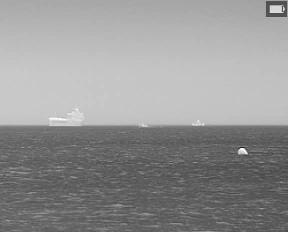
%> input picture ship/12.bmp, 288 x 232 px
$ octave hwmean.m   (GNU Octave 9; MATLAB toolbox functions it lacks are replaced by stand-ins)
%> lines starting %> are read from the running program, lines starting %| are printed output that depends on the picture
### ship/myhistf.m
function [ output,pos ] = myhistf( input,khist,lowgray )
%双向直方图均衡
%   此处显示详细说明

[m,n]=size(input);
tempmax=0;
pos=0;
h=imhist(input);
b=find(h>(lowgray), 1, 'last' );%找到最大的不为阈值的灰度位置
c=find(h>(lowgray) , 1 );%找到最小的不为阈值的灰度位置
k=zeros(1,256);
k0=zeros(1,256);
for i=c+1:256%正向计算斜率
   k(i)=(h(i)-h(c))/(i-c);
end
[~,locMp]=max(k);%找到最大值与位置
Mp=h(locMp);
for i=1:b-1%反向计算斜率
   k0(i)=-(h(i)-h(b))/(i-b);
end
[~,locNp]=max(k0);%找到最大值与位置
Np=h(locNp);
kl=(Np-Mp)/(locNp-locMp);%L斜率

for i=locMp:locNp
    L=Mp+kl*(i-locMp);
   rd=L-h(i);
   if rd>tempmax
       tempmax=rd;
       pos=i;
   end
end

const1=log( (pos/khist+1))/pos;%计算指数系数
const2=9/(255-pos);
const3=1-pos*const2;
J0=double(input);
for i=1:m
    for j=1:n
        if J0(i,j)<=pos
            J0(i,j)=floor(exp((J0(i,j)*const1))-1);
        else
           J0(i,j)=pos/khist+(255-pos/khist)*log10((const2*J0(i,j)+const3));
        end
    end
end
output=uint8(J0);
% [7 lines of commented-out code are left out]


%%原版
% [51 lines of commented-out code are left out]

### ship/myline.m
function [ line ] = myline( input )
%海天线检测
%
[m,n]=size(input);

num=4;%极值数量
Gy=zeros(m,n);
for i=ceil(m/30):m-ceil(m/30)
   Gy(i,:)=double(input(i,:))-double(input(i+1,:));%纵向梯度计算
end
gradienty=sum(Gy,2);%每行梯度求和
% subplot(212)
% bar(gradienty)
gdata=zeros(num,5);%创建评价矩阵
[gdata(:,2),gdata(:,1)]=findpeaks(gradienty,'NPeaks',num,'SortStr','descend');%评价条件1：梯度极值
for i=1:num
   gdata(i,3)=length(find(gradienty(1:gdata(i,1))<0))/gdata(i,1);%评价条件2：变暗趋势
   gdata(i,4)=sum(1:gdata(i,1));%评价条件3：总变化量
end
gdata(:,2)=gdata(:,2)/gdata(1,2);
gdata(:,4)=1-gdata(:,4)/max(gdata(:,4));
gdata(:,5)=gdata(:,2)*0.8+gdata(:,3)+0.5*gdata(:,4);
[~,ind]=max(gdata(:,5));
line=gdata(ind,1);
% subplot(211)
hold on
 plot([0,n],[line,line],'r-');%绘出海天线

end

### ship/hwmean.m
%%均值目标检测
clc ;close all;clear;
I=imread('12.bmp');%读取图片
%> I is the input picture: size 232x288x3 uint8; min 22, max 255, mean 147.8
tempmax=0;%找最大值临时变量
k=0.8;
pos=0;%此时灰度位置
hth=500;%连通区域高阈值
lth=10;%连通区域低阈值
khist=1.5;%均衡程度系数
J=rgb2gray(I);%灰度化
[m,n]=size(J);%图像大小
%> m = 232; n = 288
figure(1)
subplot(411)
imshow(J)
title('原始图像')

[J,pos]=myhistf( J,1.5,600 );
%> in myhistf, `h=imhist(input);`: h = 256 values, max 2763 at index 197, min 0 at index 1, mean 261
%> in myhistf, `b=find(h>(lowgray), 1, 'last' );`: b = 201
%> in myhistf, `c=find(h>(lowgray) , 1 );`: c = 88
%> after the loop in myhistf, `for i=c+1:256`: k = 256 values, max 130 at index 91, min -124.2 at index 93, mean 1.47
%> in myhistf, `[~,locMp]=max(k);`: locMp = 91
%> in myhistf, `Mp=h(locMp);`: Mp = 1011
%> after the loop in myhistf, `for i=1:b-1`: k0 = 256 values, max 734 at index 200, min -795 at index 199, mean -10.95
%> in myhistf, `[~,locNp]=max(k0);`: locNp = 200
%> in myhistf, `Np=h(locNp);`: Np = 2324
%> in myhistf, `kl=(Np-Mp)/(locNp-locMp);`: kl = 12.05
%> the loop in myhistf, `for i=locMp:locNp` made 110 passes
%> (L, rd, tempmax) on passes 3, 10, 17, 24, 31, 38, 44, 45, 48, 49, 50, 51: (1035.1, 1035.1, 1035.1), (1119.4, 1119.4, 1119.4), (1203.7, 1203.7, 1203.7), (1288.1, 1288.1, 1288.1), (1372.4, 1372.4, 1372.4), (1456.7, 1456.7, 1456.7), (1529, 1466, 1466), (1541, 1541, 1541), (1577.2, 1544.2, 1544.2), (1589.2, 1568.2, 1568.2), (1601.2, 1572.2, 1572.2), (1613.3, 1598.3, 1598.3)
%> (L, rd) on passes 1, 2, 4, 5, 6, 7: (1011, 0), (1023, -90.95), (1047.1, -215.9), (1059.2, -207.8), (1071.2, -278.8), (1083.3, -320.7)
%> after the loop in myhistf, `for i=locMp:locNp`: pos = 199; tempmax = 2312
%> in myhistf, `const1=log( (pos/khist+1))/pos;`: const1 = 0.0246
%> in myhistf, `const2=9/(255-pos);`: const2 = 0.161
%> in myhistf, `const3=1-pos*const2;`: const3 = -30.98
%> after the loop in myhistf, `for i=1:m`:
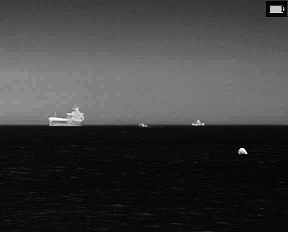
%> J0: size 232x288 double; min 0, max 255, mean 60.9
%> pos = 199
line=myline(J);
%> after the loop in myline, `for i=ceil(m/30):m-ceil(m/30)`:
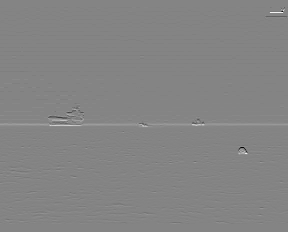
%> Gy: size 232x288 double; min -250, max 232, mean 0.2; drawn with min black and max white
%> in myline, `gradienty=sum(Gy,2);`: gradienty = 232 values, max 10689 at index 125, min -1594 at index 17, mean 67.87
%> the run ends on the next line

$ run again, with ship/1.bmp copied over ship/12.bmp
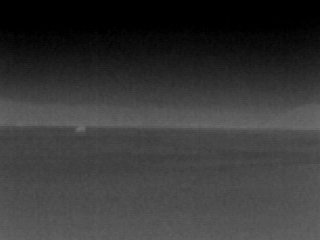
%> input picture ship/1.bmp, 320 x 240 px
%> I is the input picture: size 240x320x3 uint8; min 0, max 111, mean 54.8
%> h = 256 values, max 9092 at index 1, min 0 at index 5, mean 300
%> b = 95
%> c = 1
%> after the loop in myhistf, `for i=c+1:256`: k = 256 values, max 0 at index 1, min -8489 at index 2, mean -206.9
%> locMp = 1
%> Mp = 9092
%> the loop in myhistf, `for i=1:b-1` made 94 passes
%> after the loop in myhistf, `for i=1:b-1`: k0 = 256 values, max 206 at index 94, min -127 at index 90, mean 6.92
%> locNp = 94
%> Np = 841
%> kl = -88.72
%> the loop in myhistf, `for i=locMp:locNp` made 94 passes
%> (L, rd, tempmax) on passes 2, 3, 5: (9003.3, 8400.3, 8400.3), (8914.6, 8446.6, 8446.6), (8737.1, 8737.1, 8737.1)
%> const1 = 0.293
%> const2 = 0.036
%> const3 = 0.82
%> after the loop in myhistf, `for i=1:m`:
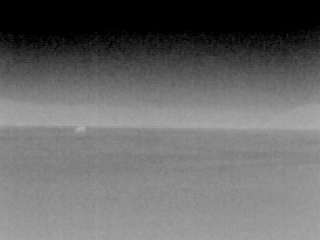
%> J0: size 240x320 double; min 0, max 175.1, mean 104.1
%> `[J,pos]=myhistf( J,1.5,600 );`: pos = 5
%> after the loop in myline, `for i=ceil(m/30):m-ceil(m/30)`:
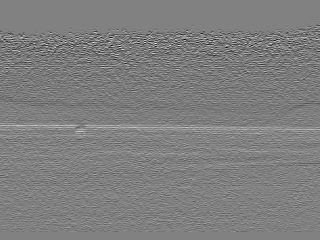
%> Gy: size 240x320 double; min -34, max 33, mean -0.6; drawn with min black and max white
%> gradienty = 240 values, max 2761 at index 128, min -2083 at index 67, mean -207.9

$ run again, with ship/10.bmp copied over ship/12.bmp
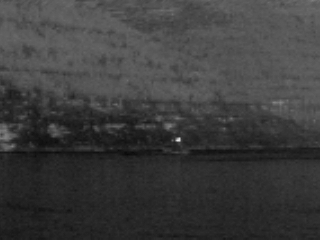
%> input picture ship/10.bmp, 320 x 240 px
%> I is the input picture: size 240x320x3 uint8; min 8, max 228, mean 61.1
%> h = 256 values, max 2983 at index 42, min 0 at index 1, mean 300
%> b = 97
%> c = 28
%> after the loop in myhistf, `for i=c+1:256`: k = 256 values, max 231.9 at index 37, min -608 at index 29, mean 2.74
%> locMp = 37
%> Mp = 2695
%> the loop in myhistf, `for i=1:b-1` made 96 passes
%> after the loop in myhistf, `for i=1:b-1`: k0 = 256 values, max 505 at index 95, min -203.5 at index 93, mean 5.17
%> locNp = 95
%> Np = 1824
%> kl = -15.02
%> the loop in myhistf, `for i=locMp:locNp` made 59 passes
%> (L, rd, tempmax, pos) on passes 2, 7: (2680, 787, 787, 38), (2604.9, 2604.9, 2604.9, 43)
%> const1 = 0.0788
%> const2 = 0.0425
%> const3 = -0.825
%> after the loop in myhistf, `for i=1:m`:
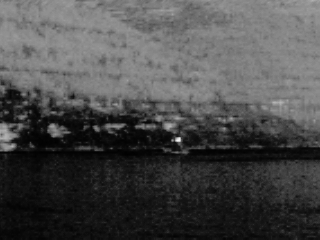
%> J0: size 240x320 double; min 0, max 243, mean 74.9
%> `[J,pos]=myhistf( J,1.5,600 );`: pos = 43
%> after the loop in myline, `for i=ceil(m/30):m-ceil(m/30)`:
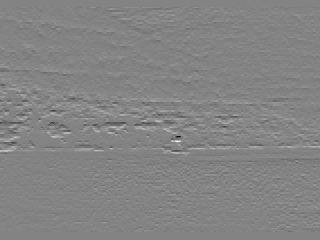
%> Gy: size 240x320 double; min -134, max 125, mean 0.5; drawn with min black and max white
%> gradienty = 240 values, max 3728 at index 149, min -2624 at index 146, mean 147.8

$ run again, with ship/11.bmp copied over ship/12.bmp
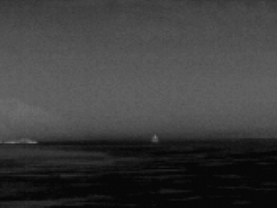
%> input picture ship/11.bmp, 277 x 208 px
%> I is the input picture: size 208x277x3 uint8; min 4, max 129, mean 60.5
%> h = 256 values, max 2465 at index 9, min 0 at index 1, mean 225.1
%> b = 96
%> c = 7
%> after the loop in myhistf, `for i=c+1:256`: k = 256 values, max 1536 at index 8, min -47.8 at index 12, mean 3.35
%> locMp = 8
%> Mp = 2291
%> the loop in myhistf, `for i=1:b-1` made 95 passes
%> after the loop in myhistf, `for i=1:b-1`: k0 = 256 values, max 1191 at index 95, min -15.08 at index 58, mean 10.77
%> locNp = 95
%> Np = 1900
%> kl = -4.49
%> the loop in myhistf, `for i=locMp:locNp` made 88 passes
%> (L, rd, tempmax) on passes 3, 4, 5, 6, 7, 19, 20, 21: (2282, 1111, 1111), (2277.5, 1608.5, 1608.5), (2273, 1757, 1757), (2268.5, 1796.5, 1796.5), (2264, 1825, 1825), (2210.1, 1883.1, 1883.1), (2205.6, 1916.6, 1916.6), (2201.1, 1960.1, 1960.1)
%> const1 = 0.0728
%> const2 = 0.0435
%> const3 = -1.09
%> after the loop in myhistf, `for i=1:m`:
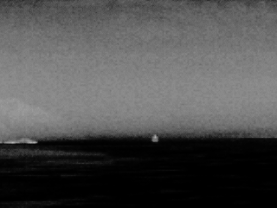
%> J0: size 208x277 double; min 0, max 178.1, mean 79.7
%> `[J,pos]=myhistf( J,1.5,600 );`: pos = 48
%> after the loop in myline, `for i=ceil(m/30):m-ceil(m/30)`:
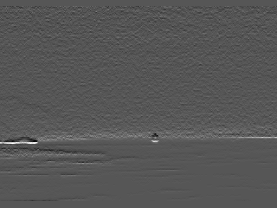
%> Gy: size 208x277 double; min -47, max 92, mean 0.4; drawn with min black and max white
%> gradienty = 208 values, max 4002 at index 138, min -857 at index 8, mean 105.4
